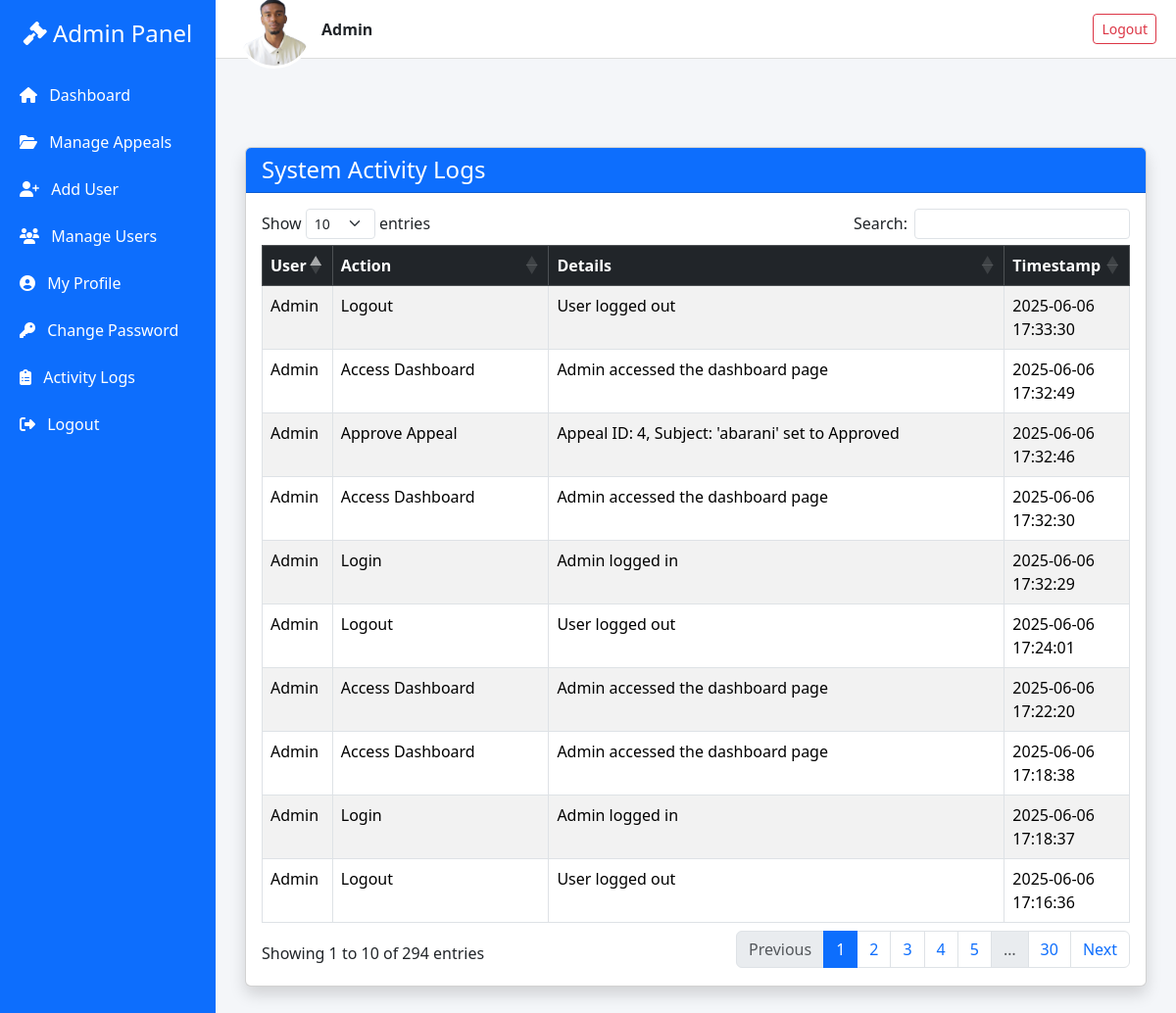
The app's page /admin/view_logs.php (signed in) with its own data.
### tables this page shows
CREATE TABLE `activity_logs` (
  `id` int(11) NOT NULL,
  `user_id` int(11) DEFAULT NULL,
  `action` varchar(255) DEFAULT NULL,
  `details` text DEFAULT NULL,
  `timestamp` datetime DEFAULT current_timestamp()
);

CREATE TABLE `users` (
  `id` int(11) NOT NULL,
  `username` varchar(100) NOT NULL,
  `email` varchar(100) NOT NULL,
  `address` varchar(255) NOT NULL,
  `phone` varchar(20) NOT NULL,
  `gender` enum('Male','Female') NOT NULL,
  `password` varchar(255) NOT NULL,
  `role` enum('admin','user') NOT NULL DEFAULT 'user',
  `created_at` timestamp NOT NULL DEFAULT current_timestamp(),
  `profile_image` varchar(255) DEFAULT 'default.png',
  `department` varchar(100) DEFAULT NULL,
  `course` varchar(100) DEFAULT NULL,
  `year` varchar(20) DEFAULT NULL,
  `level` varchar(50) DEFAULT NULL,
  `department_id` int(11) DEFAULT NULL
);

### admin/view_logs.php (the view, shortened to what this page needs)
<?php
include '../db.php';
$result = $conn->query("SELECT activity_logs.*, users.username FROM activity_logs JOIN users ON activity_logs.user_id = users.id ORDER BY timestamp DESC");
$profileImage = !empty($_SESSION['user']['profile_image']) ? $_SESSION['user']['profile_image'] : 'default.png';
?>
<!DOCTYPE html>
<html lang="en">
<head>
  <link href="https://cdn.jsdelivr.net/npm/bootstrap@5.3.3/dist/css/bootstrap.min.css" rel="stylesheet" />
  <link href="https://cdnjs.cloudflare.com/ajax/libs/font-awesome/6.5.0/css/all.min.css" rel="stylesheet" />
  <link href="https://cdn.datatables.net/1.13.4/css/dataTables.bootstrap5.min.css" rel="stylesheet" />
</head>
<body>
  <div class="sidebar">
    <h4 class="text-center mb-4"><i class="fas fa-gavel"></i> Admin Panel</h4>
    <a href="dashboard.php"><i class="fas fa-home me-2"></i> Dashboard</a>
    <a href="manage_appeals.php"><i class="fas fa-folder-open me-2"></i> Manage Appeals</a>
    <a href="add_user.php"><i class="fas fa-user-plus me-2"></i> Add User</a>
    <a href="manage_user.php"><i class="fas fa-users me-2"></i> Manage Users</a>
    <a href="profile.php"><i class="fas fa-user-circle me-2"></i> My Profile</a>
    <a href="change_password.php" class="bg-primary"><i class="fas fa-key me-2"></i> Change Password</a>
    <a href="view_logs.php"><i class="fas fa-clipboard-list me-2"></i> Activity Logs</a>
    <a href="../logout.php"><i class="fas fa-sign-out-alt me-2"></i> Logout</a>
  </div>
<div class="topbar">
  <div class="d-flex align-items-center gap-2">
    <img src="../image/<?= htmlspecialchars($profileImage) ?>" class="avatar" />
    <strong><?= htmlspecialchars($_SESSION['user']['username']) ?></strong>
  </div>
  <a href="../logout.php" class="btn btn-outline-danger btn-sm">Logout</a>
</div>
<div class="dashboard-content">
  <div class="card shadow">
    <div class="card-header bg-primary text-white">
      <h4 class="mb-0">System Activity Logs</h4>
    </div>
    <div class="card-body">
      <div class="table-responsive">
        <table id="logsTable" class="table table-bordered table-striped">
          <thead class="table-dark">
            <tr>
              <th>User</th>
              <th>Action</th>
              <th>Details</th>
              <th>Timestamp</th>
            </tr>
          </thead>
          <tbody>
          <?php while($row = $result->fetch_assoc()): ?>
            <tr>
              <td><?= htmlspecialchars($row['username']) ?></td>
              <td><?= htmlspecialchars($row['action']) ?></td>
              <td><?= htmlspecialchars($row['details']) ?></td>
              <td><?= $row['timestamp'] ?></td>
            </tr>
          <?php endwhile; ?>
          </tbody>
        </table>
      </div>
    </div>
  </div>
</div>
</body>
</html>

### admin/view_logs.php (style rules this page uses)
body { background-color: #f4f6f9; }
.sidebar { width: 220px; position: fixed; height: 100%; background: #0d6efd; color: white; padding-top: 20px; }
.sidebar a { color: white; display: block; padding: 12px 20px; text-decoration: none; }
.topbar { height: 60px; background: #ffffff; border-bottom: 1px solid #ddd; padding: 0 20px; margin-left: 220px; display: flex; align-items: center; justify-content: space-between; }
.dashboard-content { margin-left: 220px; padding: 30px; margin-top: 60px; }
.avatar { border-radius: 50%; width: 80px; height: 80px; object-fit: cover; border: 3px solid #fff; }

### records on screen
activity_logs: user.username "Admin", action "Logout", details "User logged out", timestamp "2025-06-06 17:33:30"
activity_logs: user.username "Admin", action "Access Dashboard", details "Admin accessed the dashboard page", timestamp "2025-06-06 17:32:49"
activity_logs: user.username "Admin", action "Approve Appeal", details "Appeal ID: 4, Subject: 'abarani' set to Approved", timestamp "2025-06-06 17:32:46"
activity_logs: user.username "Admin", action "Access Dashboard", details "Admin accessed the dashboard page", timestamp "2025-06-06 17:32:30"
activity_logs: user.username "Admin", action "Login", details "Admin logged in", timestamp "2025-06-06 17:32:29"
activity_logs: user.username "Admin", action "Logout", details "User logged out", timestamp "2025-06-06 17:24:01"
activity_logs: user.username "Admin", action "Access Dashboard", details "Admin accessed the dashboard page", timestamp "2025-06-06 17:22:20"
activity_logs: user.username "Admin", action "Access Dashboard", details "Admin accessed the dashboard page", timestamp "2025-06-06 17:18:38"
activity_logs: user.username "Admin", action "Login", details "Admin logged in", timestamp "2025-06-06 17:18:37"
activity_logs: user.username "Admin", action "Logout", details "User logged out", timestamp "2025-06-06 17:16:36"

### other values on screen
$_SESSION['user']['username'] "Admin"
